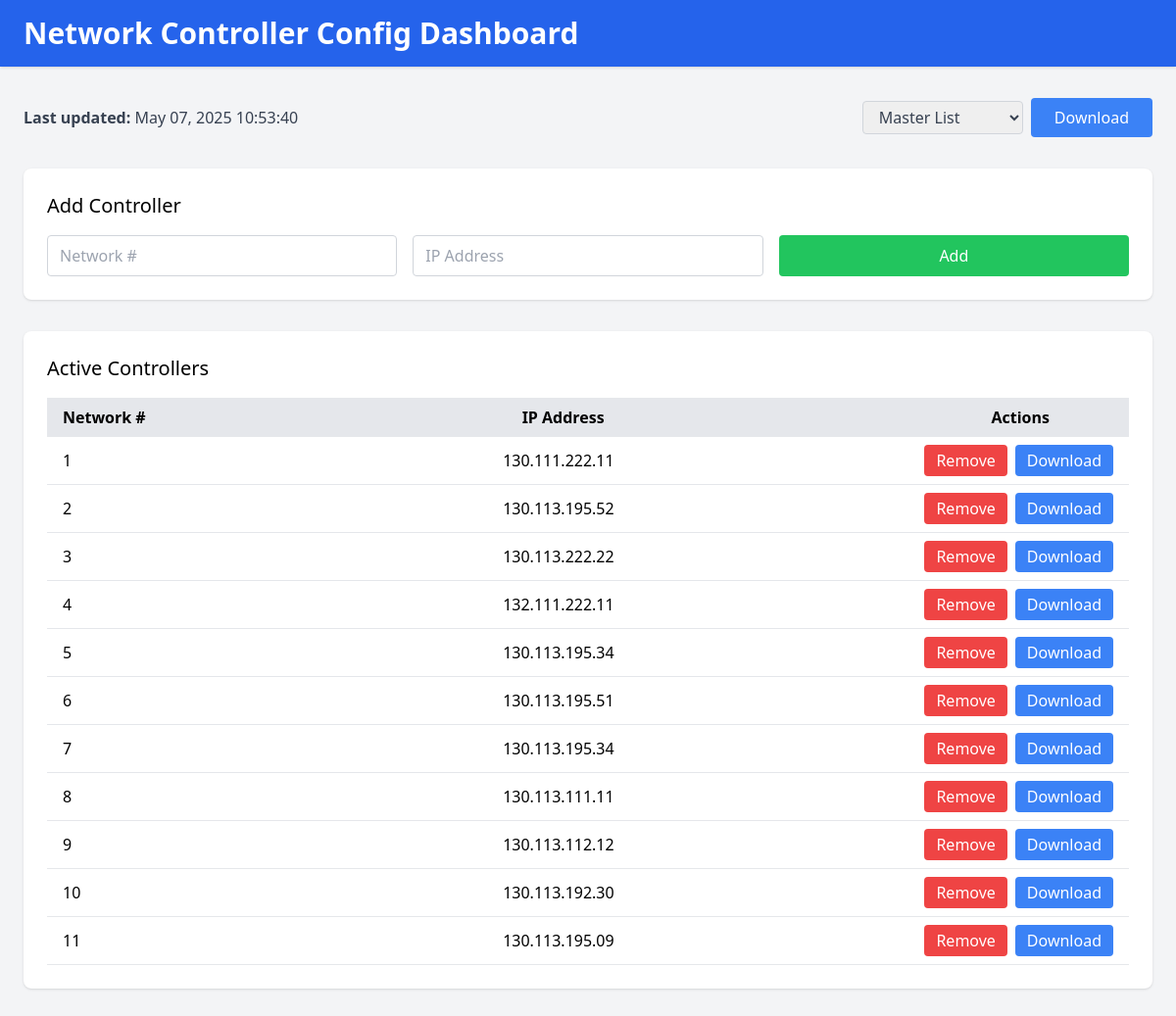
The app's page /, older data.
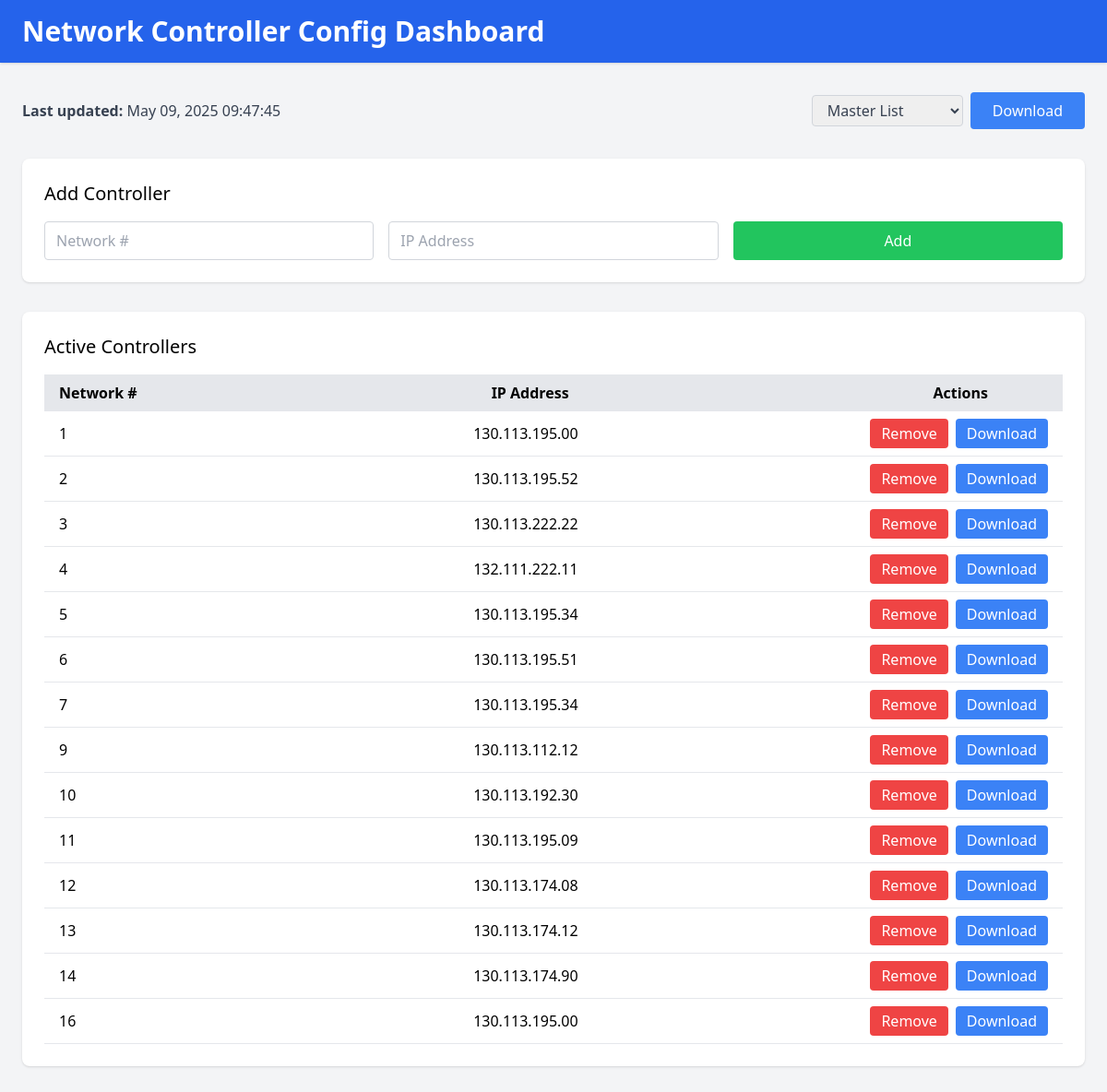
The same page, newer data.
### tables this page shows
CREATE TABLE buildings (
                 id INTEGER PRIMARY KEY AUTOINCREMENT,
                 building_number INTEGER UNIQUE,
                 ip_address TEXT,
                 status TEXT DEFAULT 'active',
                 last_updated TEXT);

### app.py (the view)
@app.route('/')
def index():
    raw_ts = get_last_update()
    if raw_ts:
        try:
            dt = datetime.datetime.fromisoformat(raw_ts)
            last_update = dt.strftime("%b %d, %Y %H:%M:%S")
        except Exception:
            last_update = raw_ts
    else:
        last_update = '—'
    return render_template(
        'index.html',
        buildings   = get_buildings(),
        last_update = last_update,
        messages    = get_flashed_messages(with_categories=True)
    )

### app.py (called while the page is built)
def get_buildings():
    conn = sqlite3.connect(DB_PATH)
    c = conn.cursor()
    c.execute("""
        SELECT * FROM buildings
         WHERE status='active' AND building_number>0
      ORDER BY building_number

    """)
    rows = c.fetchall()
    conn.close()
    return rows

def get_last_update():
    conn = sqlite3.connect(DB_PATH)
    c = conn.cursor()
    c.execute("SELECT MAX(timestamp) FROM logs")
    ts = c.fetchone()[0]
    conn.close()
    return ts

### templates/index.html (shortened to what this page needs)
<!DOCTYPE html>
<html lang="en" class="h-screen w-screen">
<head>
  <script src="https://cdn.tailwindcss.com"></script>
</head>
<body class="flex flex-col h-screen w-screen bg-gray-100">
  <header class="bg-blue-600 text-white py-4 w-full shadow">
    <div class="w-full px-6">
      <h1 class="text-3xl font-bold">Network Controller Config Dashboard</h1>
    </div>
  </header>
  <main class="flex-1 w-full px-6 py-8 overflow-auto space-y-8">
    <div class="flex justify-between items-center text-gray-700">
      <div>
        <strong>Last updated:</strong> {{ last_update or '—' }}
      </div>
      <form action="/export" method="get" class="flex items-center space-x-2">
        <select name="type" required class="border border-gray-300 rounded px-3 py-1 focus:ring-2 focus:ring-blue-500">
          <option value="master">Master List</option>
        </select>
        <button type="submit" class="bg-blue-500 text-white rounded px-6 py-2 hover:bg-blue-600 transition">
          Download
        </button>
      </form>
    </div>
    <section class="bg-white rounded-lg shadow p-6 w-full">
      <h2 class="text-xl font-medium mb-4">Add Controller</h2>
      <form id="addForm" method="POST" action="/add" class="grid grid-cols-1 sm:grid-cols-3 gap-4 w-full">
        <input type="number" id="addNumber" name="building_number" required placeholder="Network #" class="border border-gray-300 rounded px-3 py-2 w-full focus:ring-2 focus:ring-blue-500" />
        <input type="text" id="addIp" name="ip" required placeholder="IP Address" class="border border-gray-300 rounded px-3 py-2 w-full focus:ring-2 focus:ring-blue-500" />
        <button type="submit" class="bg-green-500 text-white rounded px-6 py-2 w-full hover:bg-green-600 transition">Add</button>
      </form>
    </section>
    <section class="bg-white rounded-lg shadow p-6 w-full">
      <h2 class="text-xl font-medium mb-4">Active Controllers</h2>
      <div class="w-full overflow-x-auto">
        <table class="w-full table-auto">
          <thead class="bg-gray-200">
            <tr>
              <th class="px-4 py-2 text-left">Network #</th>
              <th class="px-4 py-2 text-right"><div class="relative left-[-10px]">IP Address</div></th>
              <th class="px-4 py-2 text-right"><div class="relative left-[-65px]">Actions</div></th>
            </tr>
          </thead>
          <tbody>
            {% for b in buildings %}
              <tr class="border-b hover:bg-gray-50">
                <td class="px-4 py-2">{{ b[1] }}</td>
                <td class="px-4 py-2 text-right">{{ b[2] }}</td>
                <td class="px-4 py-2 flex justify-end space-x-2">
                  <a href="/remove/{{ b[1] }}" data-number="{{ b[1] }}" data-ip="{{ b[2] }}" class="remove-link bg-red-500 text-white rounded px-3 py-1 hover:bg-red-600 transition">Remove</a>
                  <a href="/export?type=single&building_number={{ b[1] }}" class="bg-blue-500 text-white rounded px-3 py-1 hover:bg-blue-600 transition">Download</a>
                </td>
              </tr>
            {% else %}
              <tr>
                <td colspan="3" class="text-center py-4 text-gray-500">No active controllers.</td>
              </tr>
            {% endfor %}
          </tbody>
        </table>
      </div>
    </section>
  </main>
</body>
</html>

Row changes from the older to the newer data that the page shows:
no longer on this page (row edited): buildings: building_number "8", ip_address "130.113.111.11"
changed buildings (number 1 of 14 on the later page): ip_address "130.111.222.11" → "130.113.195.00"
added buildings: building_number "12", ip_address "130.113.174.08"
now on this page (row edited): buildings: building_number "13", ip_address "130.113.174.12"
added buildings: building_number "14", ip_address "130.113.174.90"
added buildings: building_number "16", ip_address "130.113.195.00"
Text that changed along with them:
{{ last_update or '—' }}: "May 07, 2025 10:53:40" → "May 09, 2025 09:47:45"
